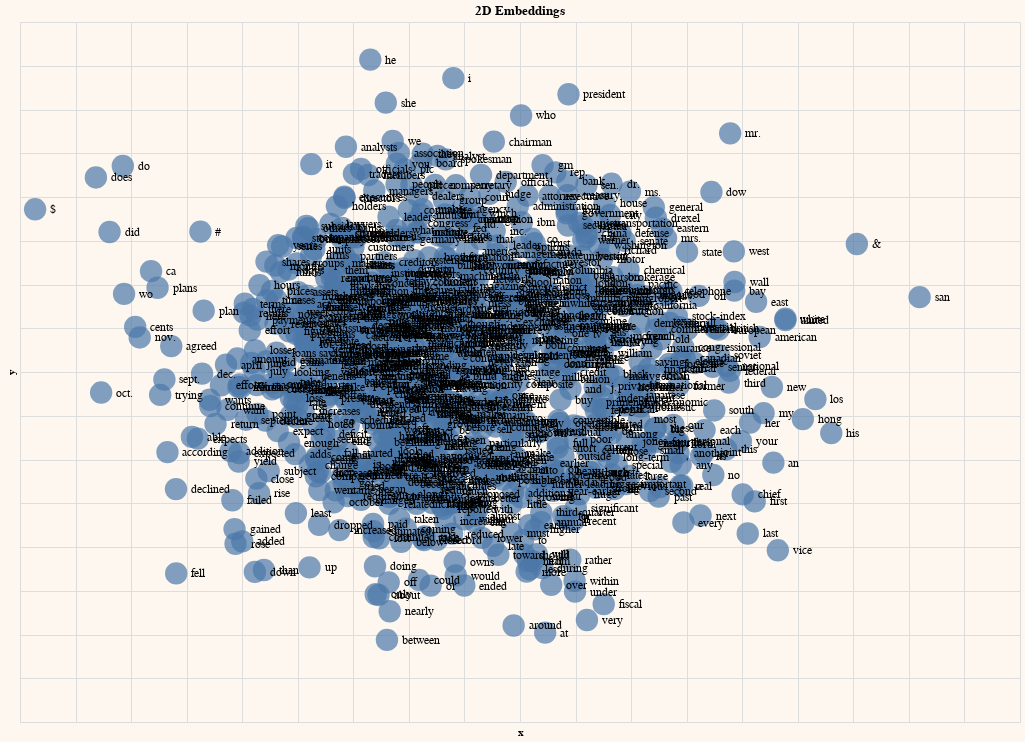

Notebook source saved alongside this figure:
### Markdown cell above
### Vizualizing the embedding in a 2D plot

### Code cell
# Plot the 2-dimension embeddings on a chart
chart = alt.Chart(word_embed_2d[:1000]).mark_circle(size=500).encode(
  x=
  alt.X('x',
      scale=alt.Scale(zero=False),
      axis=alt.Axis(labels=False, ticks=False, domain=False)
  ),

  y=
  alt.Y('y',
      scale=alt.Scale(zero=False),
      axis=alt.Axis(labels=False, ticks=False, domain=False)
  ),
  
  tooltip=['words']
  )

text = chart.mark_text(align='left', dx=15, size=12, color='black'
          ).encode(text='words', color= alt.value('black'))

result = (chart + text).configure(background="#FDF7F0"
      ).properties(
      width=1000,
      height=700,
      title="2D Embeddings"
      )

result.interactive()

### Figure 1 — Vega-Lite specification as saved in the notebook (floating-point values rounded to 4 significant figures; data arrays with more than 128 entries replaced by an {"elided": "..."} marker saying what was removed)
{"config": {"view": {"continuousWidth": 300, "continuousHeight": 300}, "background": "#FDF7F0"}, "layer": [{"mark": {"type": "circle", "size": 500}, "encoding": {"tooltip": [{"field": "words", "type": "nominal"}], "x": {"axis": {"domain": false, "labels": false, "ticks": false}, "field": "x", "scale": {"zero": false}, "type": "quantitative"}, "y": {"axis": {"domain": false, "labels": false, "ticks": false}, "field": "y", "scale": {"zero": false}, "type": "quantitative"}}, "name": "view_1"}, {"mark": {"type": "text", "align": "left", "color": "black", "dx": 15, "size": 12}, "encoding": {"color": {"value": "black"}, "text": {"field": "words", "type": "nominal"}, "tooltip": [{"field": "words", "type": "nominal"}], "x": {"axis": {"domain": false, "labels": false, "ticks": false}, "field": "x", "scale": {"zero": false}, "type": "quantitative"}, "y": {"axis": {"domain": false, "labels": false, "ticks": false}, "field": "y", "scale": {"zero": false}, "type": "quantitative"}}}], "data": {"name": "data-bf836810e78c8972295279328f59de8e"}, "height": 700, "params": [{"name": "param_1", "select": {"type": "interval", "encodings": ["x", "y"]}, "bind": "scales", "views": ["view_1"]}], "title": "2D Embeddings", "width": 1000, "$schema": "https://vega.github.io/schema/vega-lite/v5.15.1.json", "datasets": {"data-bf836810e78c8972295279328f59de8e": {"elided": "1000 records"}}}
